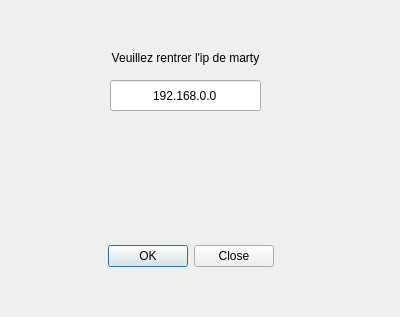
<?xml version="1.0" encoding="UTF-8"?>
<ui version="4.0">
 <class>Dialog</class>
 <widget class="QWidget" name="Connection">
  <property name="geometry">
   <rect>
    <x>0</x>
    <y>0</y>
    <width>400</width>
    <height>317</height>
   </rect>
  </property>
  <property name="windowTitle">
   <string>Dialog</string>
  </property>
  <widget class="QDialogButtonBox" name="buttonBox">
   <property name="geometry">
    <rect>
     <x>20</x>
     <y>240</y>
     <width>341</width>
     <height>32</height>
    </rect>
   </property>
   <property name="orientation">
    <enum>Qt::Horizontal</enum>
   </property>
   <property name="standardButtons">
    <set>QDialogButtonBox::Close|QDialogButtonBox::Ok</set>
   </property>
   <property name="centerButtons">
    <bool>true</bool>
   </property>
  </widget>
  <widget class="QLineEdit" name="IPInput">
   <property name="enabled">
    <bool>true</bool>
   </property>
   <property name="geometry">
    <rect>
     <x>110</x>
     <y>80</y>
     <width>151</width>
     <height>31</height>
    </rect>
   </property>
   <property name="text">
    <string>192.168.0.0</string>
   </property>
   <property name="maxLength">
    <number>15</number>
   </property>
   <property name="alignment">
    <set>Qt::AlignCenter</set>
   </property>
   <property name="dragEnabled">
    <bool>true</bool>
   </property>
   <property name="cursorMoveStyle">
    <enum>Qt::VisualMoveStyle</enum>
   </property>
   <property name="clearButtonEnabled">
    <bool>false</bool>
   </property>
  </widget>
  <widget class="QLabel" name="textConnexion">
   <property name="geometry">
    <rect>
     <x>100</x>
     <y>50</y>
     <width>171</width>
     <height>16</height>
    </rect>
   </property>
   <property name="text">
    <string>Veuillez rentrer l'ip de marty</string>
   </property>
   <property name="alignment">
    <set>Qt::AlignCenter</set>
   </property>
  </widget>
 </widget>
 <resources/>
 <connections>
  <connection>
   <sender>buttonBox</sender>
   <signal>accepted()</signal>
   <receiver>Dialog</receiver>
   <slot>accept()</slot>
   <hints>
    <hint type="sourcelabel">
     <x>248</x>
     <y>254</y>
    </hint>
    <hint type="destinationlabel">
     <x>157</x>
     <y>274</y>
    </hint>
   </hints>
  </connection>
  <connection>
   <sender>buttonBox</sender>
   <signal>rejected()</signal>
   <receiver>Dialog</receiver>
   <slot>reject()</slot>
   <hints>
    <hint type="sourcelabel">
     <x>316</x>
     <y>260</y>
    </hint>
    <hint type="destinationlabel">
     <x>286</x>
     <y>274</y>
    </hint>
   </hints>
  </connection>
 </connections>
</ui>
